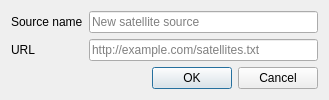
<?xml version="1.0" encoding="UTF-8"?>
<ui version="4.0">
 <class>AddTLESourceDialog</class>
 <widget class="QDialog" name="AddTLESourceDialog">
  <property name="geometry">
   <rect>
    <x>0</x>
    <y>0</y>
    <width>329</width>
    <height>99</height>
   </rect>
  </property>
  <property name="minimumSize">
   <size>
    <width>329</width>
    <height>0</height>
   </size>
  </property>
  <property name="windowTitle">
   <string>Dialog</string>
  </property>
  <layout class="QFormLayout" name="formLayout">
   <item row="0" column="0">
    <widget class="QLabel" name="label">
     <property name="text">
      <string>Source name</string>
     </property>
    </widget>
   </item>
   <item row="0" column="1">
    <widget class="QLineEdit" name="nameEdit">
     <property name="placeholderText">
      <string>New satellite source</string>
     </property>
    </widget>
   </item>
   <item row="1" column="0">
    <widget class="QLabel" name="label_2">
     <property name="text">
      <string>URL</string>
     </property>
    </widget>
   </item>
   <item row="1" column="1">
    <widget class="QLineEdit" name="urlEdit">
     <property name="placeholderText">
      <string>http://example.com/satellites.txt</string>
     </property>
    </widget>
   </item>
   <item row="2" column="0" colspan="2">
    <widget class="QDialogButtonBox" name="buttonBox">
     <property name="orientation">
      <enum>Qt::Horizontal</enum>
     </property>
     <property name="standardButtons">
      <set>QDialogButtonBox::Cancel|QDialogButtonBox::Ok</set>
     </property>
    </widget>
   </item>
  </layout>
 </widget>
 <resources/>
 <connections>
  <connection>
   <sender>buttonBox</sender>
   <signal>accepted()</signal>
   <receiver>AddTLESourceDialog</receiver>
   <slot>accept()</slot>
   <hints>
    <hint type="sourcelabel">
     <x>248</x>
     <y>254</y>
    </hint>
    <hint type="destinationlabel">
     <x>157</x>
     <y>274</y>
    </hint>
   </hints>
  </connection>
  <connection>
   <sender>buttonBox</sender>
   <signal>rejected()</signal>
   <receiver>AddTLESourceDialog</receiver>
   <slot>reject()</slot>
   <hints>
    <hint type="sourcelabel">
     <x>316</x>
     <y>260</y>
    </hint>
    <hint type="destinationlabel">
     <x>286</x>
     <y>274</y>
    </hint>
   </hints>
  </connection>
 </connections>
</ui>
